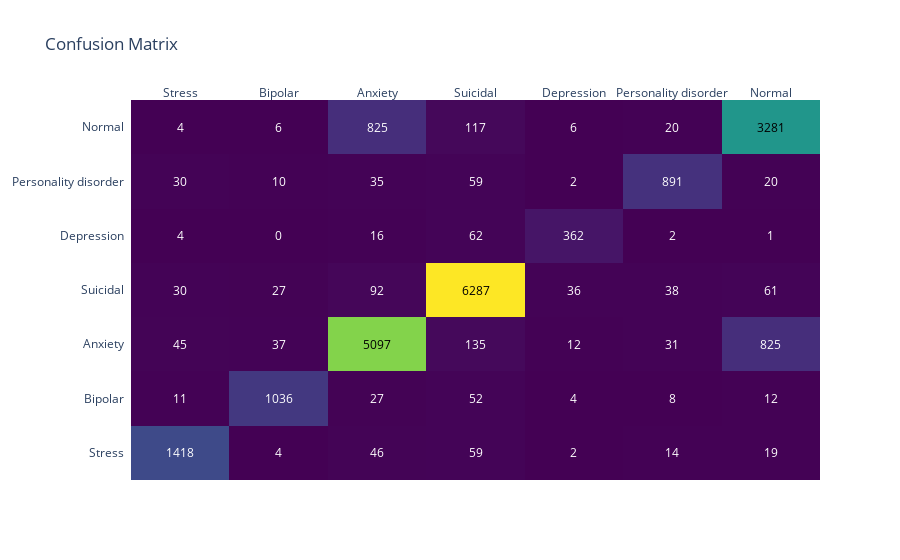

The notebook cell saved with this chart:
### Code cell
# Confusion Matrix
cm = confusion_matrix(y_test, y_pred)
cm_fig = ff.create_annotated_heatmap(
    z=cm,
    x=list(set(y_test)),
    y=list(set(y_test)),
    annotation_text=cm,
    colorscale='Viridis'
)
cm_fig.update_layout(title='Confusion Matrix')
cm_fig.show()

### Figure 1 — Plotly figure (JSON) as saved in the notebook; plotly's stock layout.template omitted (floating-point values rounded to 4 significant figures)
{"data": [{"colorscale": [[0, "#440154"], [0.1111, "#482878"], [0.2222, "#3e4989"], [0.3333, "#31688e"], [0.4444, "#26828e"], [0.5556, "#1f9e89"], [0.6667, "#35b779"], [0.7778, "#6ece58"], [0.8889, "#b5de2b"], [1, "#fde725"]], "reversescale": false, "showscale": false, "type": "heatmap", "x": ["Stress", "Bipolar", "Anxiety", "Suicidal", "Depression", "Personality disorder", "Normal"], "y": ["Stress", "Bipolar", "Anxiety", "Suicidal", "Depression", "Personality disorder", "Normal"], "z": [[1418, 4, 46, 59, 2, 14, 19], [11, 1036, 27, 52, 4, 8, 12], [45, 37, 5097, 135, 12, 31, 825], [30, 27, 92, 6287, 36, 38, 61], [4, 0, 16, 62, 362, 2, 1], [30, 10, 35, 59, 2, 891, 20], [4, 6, 825, 117, 6, 20, 3281]]}], "layout": {"annotations": [{"font": {"color": "#FFFFFF"}, "showarrow": false, "text": "1418", "x": "Stress", "xref": "x", "y": "Stress", "yref": "y"}, {"font": {"color": "#FFFFFF"}, "showarrow": false, "text": "4", "x": "Bipolar", "xref": "x", "y": "Stress", "yref": "y"}, {"font": {"color": "#FFFFFF"}, "showarrow": false, "text": "46", "x": "Anxiety", "xref": "x", "y": "Stress", "yref": "y"}, {"font": {"color": "#FFFFFF"}, "showarrow": false, "text": "59", "x": "Suicidal", "xref": "x", "y": "Stress", "yref": "y"}, {"font": {"color": "#FFFFFF"}, "showarrow": false, "text": "2", "x": "Depression", "xref": "x", "y": "Stress", "yref": "y"}, {"font": {"color": "#FFFFFF"}, "showarrow": false, "text": "14", "x": "Personality disorder", "xref": "x", "y": "Stress", "yref": "y"}, {"font": {"color": "#FFFFFF"}, "showarrow": false, "text": "19", "x": "Normal", "xref": "x", "y": "Stress", "yref": "y"}, {"font": {"color": "#FFFFFF"}, "showarrow": false, "text": "11", "x": "Stress", "xref": "x", "y": "Bipolar", "yref": "y"}, {"font": {"color": "#FFFFFF"}, "showarrow": false, "text": "1036", "x": "Bipolar", "xref": "x", "y": "Bipolar", "yref": "y"}, {"font": {"color": "#FFFFFF"}, "showarrow": false, "text": "27", "x": "Anxiety", "xref": "x", "y": "Bipolar", "yref": "y"}, {"font": {"color": "#FFFFFF"}, "showarrow": false, "text": "52", "x": "Suicidal", "xref": "x", "y": "Bipolar", "yref": "y"}, {"font": {"color": "#FFFFFF"}, "showarrow": false, "text": "4", "x": "Depression", "xref": "x", "y": "Bipolar", "yref": "y"}, {"font": {"color": "#FFFFFF"}, "showarrow": false, "text": "8", "x": "Personality disorder", "xref": "x", "y": "Bipolar", "yref": "y"}, {"font": {"color": "#FFFFFF"}, "showarrow": false, "text": "12", "x": "Normal", "xref": "x", "y": "Bipolar", "yref": "y"}, {"font": {"color": "#FFFFFF"}, "showarrow": false, "text": "45", "x": "Stress", "xref": "x", "y": "Anxiety", "yref": "y"}, {"font": {"color": "#FFFFFF"}, "showarrow": false, "text": "37", "x": "Bipolar", "xref": "x", "y": "Anxiety", "yref": "y"}, {"font": {"color": "#000000"}, "showarrow": false, "text": "5097", "x": "Anxiety", "xref": "x", "y": "Anxiety", "yref": "y"}, {"font": {"color": "#FFFFFF"}, "showarrow": false, "text": "135", "x": "Suicidal", "xref": "x", "y": "Anxiety", "yref": "y"}, {"font": {"color": "#FFFFFF"}, "showarrow": false, "text": "12", "x": "Depression", "xref": "x", "y": "Anxiety", "yref": "y"}, {"font": {"color": "#FFFFFF"}, "showarrow": false, "text": "31", "x": "Personality disorder", "xref": "x", "y": "Anxiety", "yref": "y"}, {"font": {"color": "#FFFFFF"}, "showarrow": false, "text": "825", "x": "Normal", "xref": "x", "y": "Anxiety", "yref": "y"}, {"font": {"color": "#FFFFFF"}, "showarrow": false, "text": "30", "x": "Stress", "xref": "x", "y": "Suicidal", "yref": "y"}, {"font": {"color": "#FFFFFF"}, "showarrow": false, "text": "27", "x": "Bipolar", "xref": "x", "y": "Suicidal", "yref": "y"}, {"font": {"color": "#FFFFFF"}, "showarrow": false, "text": "92", "x": "Anxiety", "xref": "x", "y": "Suicidal", "yref": "y"}, {"font": {"color": "#000000"}, "showarrow": false, "text": "6287", "x": "Suicidal", "xref": "x", "y": "Suicidal", "yref": "y"}, {"font": {"color": "#FFFFFF"}, "showarrow": false, "text": "36", "x": "Depression", "xref": "x", "y": "Suicidal", "yref": "y"}, {"font": {"color": "#FFFFFF"}, "showarrow": false, "text": "38", "x": "Personality disorder", "xref": "x", "y": "Suicidal", "yref": "y"}, {"font": {"color": "#FFFFFF"}, "showarrow": false, "text": "61", "x": "Normal", "xref": "x", "y": "Suicidal", "yref": "y"}, {"font": {"color": "#FFFFFF"}, "showarrow": false, "text": "4", "x": "Stress", "xref": "x", "y": "Depression", "yref": "y"}, {"font": {"color": "#FFFFFF"}, "showarrow": false, "text": "0", "x": "Bipolar", "xref": "x", "y": "Depression", "yref": "y"}, {"font": {"color": "#FFFFFF"}, "showarrow": false, "text": "16", "x": "Anxiety", "xref": "x", "y": "Depression", "yref": "y"}, {"font": {"color": "#FFFFFF"}, "showarrow": false, "text": "62", "x": "Suicidal", "xref": "x", "y": "Depression", "yref": "y"}, {"font": {"color": "#FFFFFF"}, "showarrow": false, "text": "362", "x": "Depression", "xref": "x", "y": "Depression", "yref": "y"}, {"font": {"color": "#FFFFFF"}, "showarrow": false, "text": "2", "x": "Personality disorder", "xref": "x", "y": "Depression", "yref": "y"}, {"font": {"color": "#FFFFFF"}, "showarrow": false, "text": "1", "x": "Normal", "xref": "x", "y": "Depression", "yref": "y"}, {"font": {"color": "#FFFFFF"}, "showarrow": false, "text": "30", "x": "Stress", "xref": "x", "y": "Personality disorder", "yref": "y"}, {"font": {"color": "#FFFFFF"}, "showarrow": false, "text": "10", "x": "Bipolar", "xref": "x", "y": "Personality disorder", "yref": "y"}, {"font": {"color": "#FFFFFF"}, "showarrow": false, "text": "35", "x": "Anxiety", "xref": "x", "y": "Personality disorder", "yref": "y"}, {"font": {"color": "#FFFFFF"}, "showarrow": false, "text": "59", "x": "Suicidal", "xref": "x", "y": "Personality disorder", "yref": "y"}, {"font": {"color": "#FFFFFF"}, "showarrow": false, "text": "2", "x": "Depression", "xref": "x", "y": "Personality disorder", "yref": "y"}, {"font": {"color": "#FFFFFF"}, "showarrow": false, "text": "891", "x": "Personality disorder", "xref": "x", "y": "Personality disorder", "yref": "y"}, {"font": {"color": "#FFFFFF"}, "showarrow": false, "text": "20", "x": "Normal", "xref": "x", "y": "Personality disorder", "yref": "y"}, {"font": {"color": "#FFFFFF"}, "showarrow": false, "text": "4", "x": "Stress", "xref": "x", "y": "Normal", "yref": "y"}, {"font": {"color": "#FFFFFF"}, "showarrow": false, "text": "6", "x": "Bipolar", "xref": "x", "y": "Normal", "yref": "y"}, {"font": {"color": "#FFFFFF"}, "showarrow": false, "text": "825", "x": "Anxiety", "xref": "x", "y": "Normal", "yref": "y"}, {"font": {"color": "#FFFFFF"}, "showarrow": false, "text": "117", "x": "Suicidal", "xref": "x", "y": "Normal", "yref": "y"}, {"font": {"color": "#FFFFFF"}, "showarrow": false, "text": "6", "x": "Depression", "xref": "x", "y": "Normal", "yref": "y"}, {"font": {"color": "#FFFFFF"}, "showarrow": false, "text": "20", "x": "Personality disorder", "xref": "x", "y": "Normal", "yref": "y"}, {"font": {"color": "#000000"}, "showarrow": false, "text": "3281", "x": "Normal", "xref": "x", "y": "Normal", "yref": "y"}], "title": {"text": "Confusion Matrix"}, "xaxis": {"dtick": 1, "gridcolor": "rgb(0, 0, 0)", "side": "top", "ticks": ""}, "yaxis": {"dtick": 1, "ticks": "", "ticksuffix": "  "}}}
